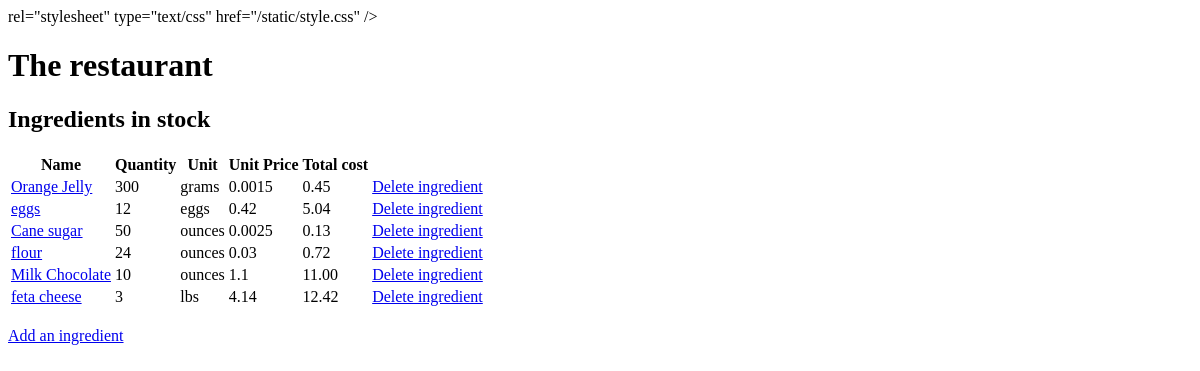
Before: /ingredients/ with the older database file.
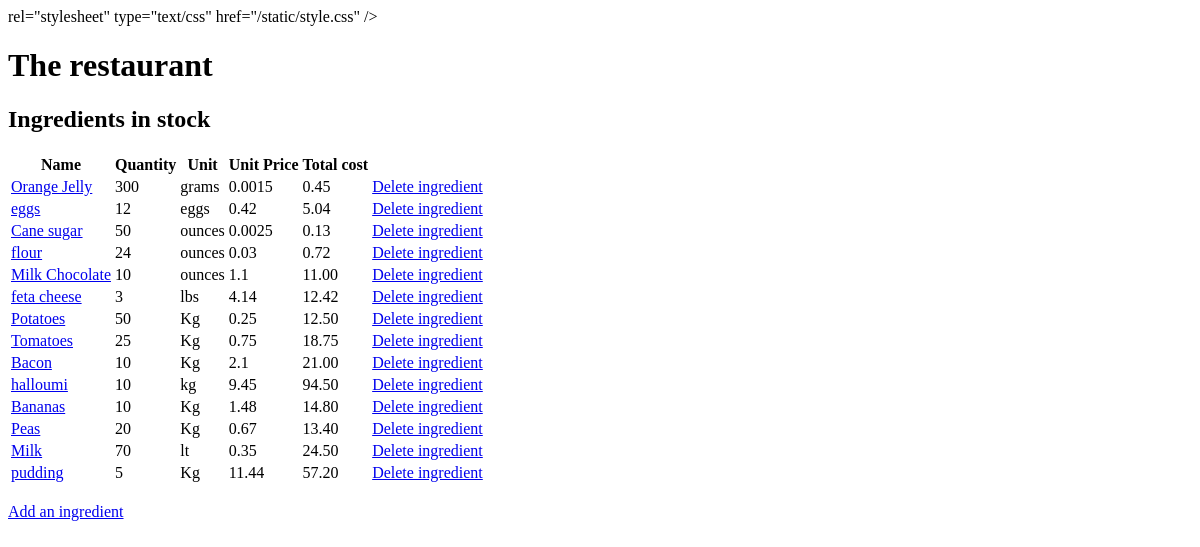
After: the same page with the newer database file.
### inventory/models.py (models this page shows, shortened)
class Ingredient(models.Model):
    name = models.CharField(unique=True, max_length=300)
    quantity = models.FloatField(default=0)
    unit = models.CharField(max_length=20)
    unit_price = models.FloatField(default=0)

### inventory/views.py (the view)
# urls.py: path("ingredients/", views.IngredientView.as_view(), name='ingredients'),
class IngredientView(TemplateView):
    template_name = "ingredients.html"
    def get_context_data(self, **kwargs):
        context = super().get_context_data(**kwargs)
        context["ingredients"] = Ingredient.objects.all()
        return context

### inventory/templates/ingredients.html (shortened to what this page needs)
{% extends 'base.html' %} {% load static %} {% block title %}The restaurant{% endblock %}
{% block content %}
{% load mathfilters %}
<div>
    <h2>Ingredients in stock</h2>
    <table>
      <thead>
        <tr>
          <th>Name</th>
          <th>Quantity</th>
          <th>Unit</th>
          <th>Unit Price</th>
          <th>Total cost</th>
        </tr>
      </thead>
      <tbody>
        {% for ingredient in ingredients %}
        <tr>
          <td><a href="{% url "updateingredient" ingredient.id %}">{{ ingredient.name }}</a></td>
          <td>{{ ingredient.quantity }}</td>
          <td>{{ ingredient.unit }}</td>
          <td>{{ ingredient.unit_price }}</td>
          <td>{{ ingredient.quantity|mul:ingredient.unit_price|floatformat:2 }}</td>
          <td><a href="{% url "deleteingredient" ingredient.id %}">Delete ingredient</a></td>
        {% endfor %}
      </tbody>
    </table>
  <br>
  <a href="{% url 'addingredient'%}">Add an ingredient</a>  </div>
{% endblock %}

### inventory/templates/base.html (shortened to what this page needs)
{% load static %}
<!DOCTYPE html>
<html>
  <head>
      href="{% static 'style.css' %}"
    />
      </head>
  <body>
    <div class="app">
      <header>
        <div class="header-first-row">
          <h1 class="title">The restaurant</h1>
        </div>
      </header>
      <main>{% block content %}{% endblock %}</main>
    </div>
  </body>
</html>

Changed rows visible on the page:
added Ingredient: name "Potatoes", quantity "50", unit "Kg", unit_price "0.25", quantity|mul "12.50"
added Ingredient: name "Tomatoes", quantity "25", unit "Kg", unit_price "0.75", quantity|mul "18.75"
added Ingredient: name "Bacon", quantity "10", unit "Kg", unit_price "2.1", quantity|mul "21.00"
added Ingredient: name "halloumi", quantity "10", unit "kg", unit_price "9.45", quantity|mul "94.50"
added Ingredient: name "Bananas", quantity "10", unit "Kg", unit_price "1.48", quantity|mul "14.80"
added Ingredient: name "Peas", quantity "20", unit "Kg", unit_price "0.67", quantity|mul "13.40"
added Ingredient: name "Milk", quantity "70", unit "lt", unit_price "0.35", quantity|mul "24.50"
added Ingredient: name "pudding", quantity "5", unit "Kg", unit_price "11.44", quantity|mul "57.20"
